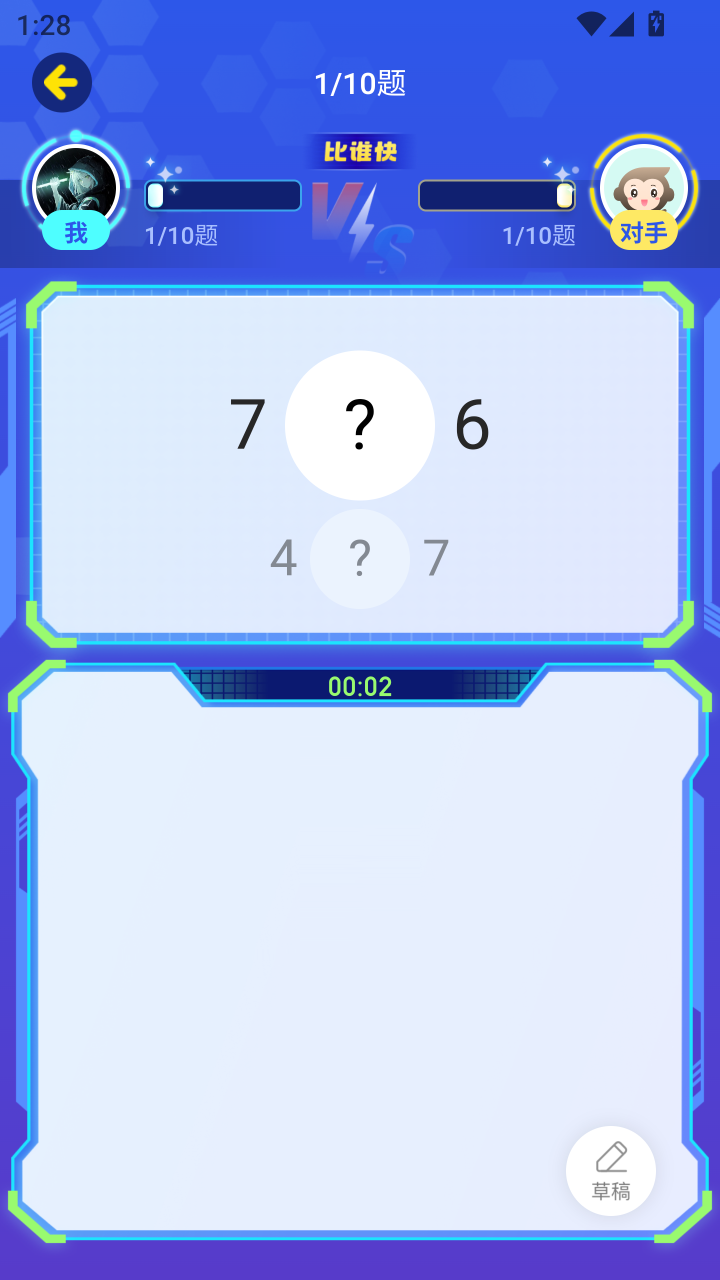
//> input picture 1.Source/test/shoot2.png, 1440 x 2560 px, given in place of ScreenCatch.png, which was not available (shown at 1/2 size)
$ ./main   (built with g++ and OpenCV 4)
//> lines starting //> are read from the running program, lines starting //| are printed output that depends on the picture; after the words box and inside, x2 and y2 are one past the last pixel; in counts of white or black regions, pixels touching at a corner belong together; pictures that were not available may be replaced by others from this repository, and a replacement may not be noted
//> (in GetProgramDir, `GetModuleFileName(NULL, exeFullPath, MAX_PATH);` was passed over: GetModuleFileName is not available in this run)
//> (in GetProgramDir, `wcstombs_s(&convertedChars, CharString, MAX_PATH, exeFullPath, _TRUNCA..` was passed over: _TRUNCATE is not available in this run)
#include <opencv2/opencv.hpp>
#include <iostream>
#include <vector>
#include <algorithm>
#include <windows.h>
#include<direct.h>
#include<io.h>

using namespace std;
using namespace cv;

struct Match {
    cv::Rect rect;
    double score;
    int num;
};

Mat Screenshoot;

std::vector<Match> detect_digits(cv::Mat targetImage)
{

    // 转换目标图像为灰度图像并二值化
    cv::Mat grayTarget;
    cv::cvtColor(targetImage, grayTarget, cv::COLOR_BGR2GRAY);
    cv::threshold(grayTarget, grayTarget, 127, 255, cv::THRESH_BINARY);

    // 模板图像文件名列表
    std::vector<std::string> templateFiles = {
        "0.png", "1.png", "2.png", "3.png", "4.png",
        "5.png", "6.png", "7.png", "8.png", "9.png"
    };

    // 匹配阈值和重叠阈值
    double matchThreshold = 0.8;
    double overlapThreshold = 0.5;

    // 存储所有匹配结果
    std::vector<Match> matches;

    for (int num = 0; num <= 9; ++num) {
        cv::Mat templateImage = cv::imread(std::string("./src/") + templateFiles[num]);
        if (templateImage.empty()) {
            std::cerr << "Can not load Templete!" << templateFiles[num] << std::endl;
            continue;
        }

        // 转换模板图像为灰度图像并二值化
        cv::Mat grayTemplate;
        cv::cvtColor(templateImage, grayTemplate, cv::COLOR_BGR2GRAY);
        cv::threshold(grayTemplate, grayTemplate, 127, 255, cv::THRESH_BINARY);

        // 模板匹配
        cv::Mat result;
        cv::matchTemplate(grayTarget, grayTemplate, result, cv::TM_CCOEFF_NORMED);

        // 查找所有匹配值大于阈值的区域
        for (int y = 0; y < result.rows; ++y) {
            for (int x = 0; x < result.cols; ++x) {
                double score = result.at<float>(y, x);
                if (score >= matchThreshold) {
                    cv::Rect matchRect(x, y, templateImage.cols, templateImage.rows);
                    matches.push_back({ matchRect, score, num });
                }
            }
        }
    }

    // 对匹配结果进行非极大值抑制
    std::vector<Match> finalMatches;
    std::vector<bool> suppressed(matches.size(), false);

    for (size_t i = 0; i < matches.size(); ++i) {
        if (suppressed[i]) continue;
        finalMatches.push_back(matches[i]);

        for (size_t j = i + 1; j < matches.size(); ++j) {
            if (suppressed[j]) continue;

            double intersectionArea = (matches[i].rect & matches[j].rect).area();
            double unionArea = matches[i].rect.area() + matches[j].rect.area() - intersectionArea;
            double iou = intersectionArea / unionArea;

            if (iou > overlapThreshold) {
                suppressed[j] = true;
            }
        }
    }

    // 按照横向坐标（x 坐标）排序
    std::sort(finalMatches.begin(), finalMatches.end(), [](const Match& a, const Match& b) {
        return a.rect.x < b.rect.x;
        });

    // 绘制结果并输出
    for (const auto& match : finalMatches) {
        cv::rectangle(targetImage, match.rect, cv::Scalar(0, 255, 0), 2);
        std::string label = "Digit " + std::to_string(match.num);
        cv::putText(targetImage, label, match.rect.tl(), cv::FONT_HERSHEY_SIMPLEX, 0.6, cv::Scalar(0, 255, 0), 2);
        std::cout << "Number: " << match.num << " Position: (" << match.rect.x << ", " << match.rect.y << ")\n";
    }

    cv::imshow("Detected Numbers Sorted", targetImage);

    return finalMatches;
}

int merge_vector(std::vector<int> v)
{
    int num = 0;
    for (int i = 0; i < v.size(); i++)
    {
        num += v[i] * pow(10, v.size() - 1 - i);
    }
    return num;
}

int compare_match(std::vector<Match> result)
{
    static int pre_num1;
    static int pre_num2;
    int repeat_flag = 0;

    std::vector<int> num1,num2;
    for (const auto& match : result) {
        if (match.rect.x < 200)
            num1.push_back(match.num);
        else
            num2.push_back(match.num);
    }
    int result1 = merge_vector(num1);
    int result2 = merge_vector(num2);

    std::cout << "Numbe merge1: " << result1 << std::endl;
    std::cout << "Numbe merge2: " << result2 << std::endl;

    if (result1 == pre_num1 && result2 == pre_num2)
        repeat_flag = 1;

    pre_num1 = result1;
    pre_num2 = result2;

    if (repeat_flag == 1)
    {
        repeat_flag = 0;
        return 0;
    }

    if (result1 > result2)
        return 1;
    else if (result1 < result2)
        return -1;
    else
        return 0;
}

void refreshSrcImage(string Path) {
//> called with Path = ""
    system("adb -s 127.0.0.1:7555 shell screencap -p /sdcard/ScreenCatch.png");

    string file_path = Path;
    file_path.append("\\adb\\temp");
    if (_access(file_path.c_str(), 0) == -1)//返回值为-1，表示不存在
    {
        cout << "Path target is created at " << file_path << endl;
        system(string("md ").append(file_path).c_str());
    }

    string msg = "adb -s 127.0.0.1:7555 pull /sdcard/ScreenCatch.png ";
    msg.append(Path);
    msg.append("\\adb\\temp");
    system(msg.c_str());

    string real_path = Path;
    real_path.append("\\adb\\temp\\ScreenCatch.png");
    Screenshoot = imread(real_path.c_str());
//> Screenshoot is the input picture: 2560 rows x 1440 cols, CV_8UC3; mean B, G, R 237.9, 185.1, 166.1

    resize(Screenshoot, Screenshoot, Size(786, 1398));
//> Screenshoot: 1398 rows x 786 cols, CV_8UC3
}

std::string GetProgramDir()
{
    wchar_t exeFullPath[MAX_PATH]; // Full path
    std::string strPath = "";

    GetModuleFileName(NULL, exeFullPath, MAX_PATH);
    char CharString[MAX_PATH];
    size_t convertedChars = 0;
    wcstombs_s(&convertedChars, CharString, MAX_PATH, exeFullPath, _TRUNCATE);

    strPath = (std::string)CharString;    // Get full path of the file

    int pos = strPath.find_last_of('\\', strPath.length());
    return strPath.substr(0, pos);  // Return the directory without the file name
}

int process(void)
{
    // [5 lines of commented-out code are left out]
    cv::Mat srcImage = Screenshoot;

    cv::resize(srcImage, srcImage, cv::Size(786, 1398));

    cv::Rect roiRect(200, 360, 400, 200);

    // 检查 ROI 是否超出图像边界
    if (roiRect.x >= srcImage.cols || roiRect.y >= srcImage.rows ||
        roiRect.x + roiRect.width > srcImage.cols || roiRect.y + roiRect.height > srcImage.rows) {
        std::cerr << "ROI Flow Out！" << std::endl;
        return -1;
    }

    // 在原图上绘制 ROI 矩形
    cv::rectangle(srcImage, roiRect, cv::Scalar(0, 255, 0), 2);
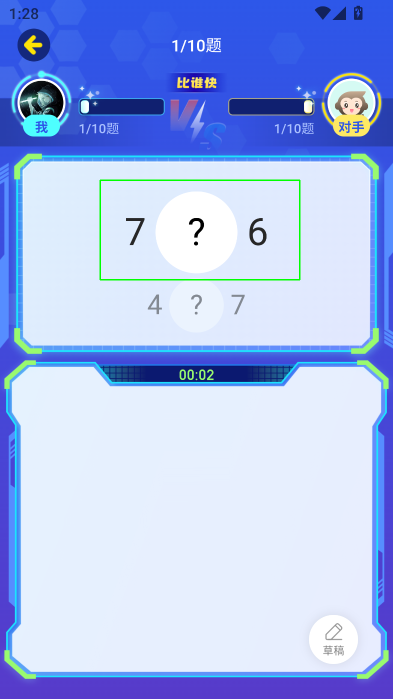
//> srcImage: 1398 rows x 786 cols, CV_8UC3 (shown at 1/2 size); mean B, G, R 237, 185.1, 165.3
    cv::Mat roiImage = srcImage(roiRect);
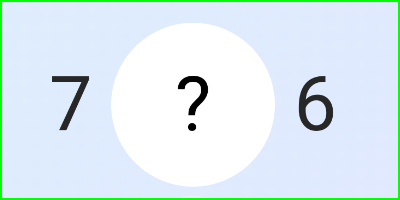
//> roiImage: 200 rows x 400 cols, CV_8UC3; mean B, G, R 241.3, 236.1, 220.4

    // 显示结果图像
    //cv::imshow("ScreenShot", srcImage);

    std::vector<Match> result = detect_digits(roiImage);
//> in detect_digits, `cv::cvtColor(targetImage, grayTarget, cv::COLOR_BGR2GRAY);`:
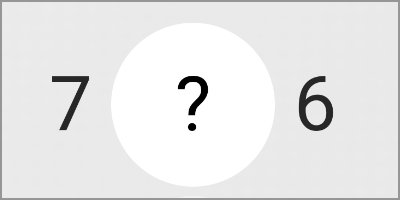
//> grayTarget: 200 rows x 400 cols, CV_8UC1; min 0, max 255, mean 232
//> in detect_digits, `cv::threshold(grayTarget, grayTarget, 127, 255, cv::THRESH_BINARY);`:
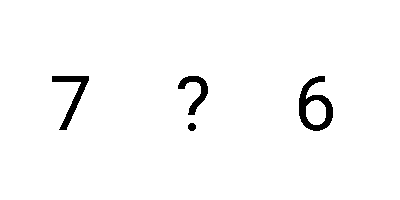
//> grayTarget: 200 rows x 400 cols, CV_8UC1; 97.7% white; 4 black regions, box (x1, y1, x2, y2) and area: (299, 76, 333, 131) 794, (52, 76, 89, 130) 548, (178, 76, 208, 115) 421, (188, 123, 196, 131) 52
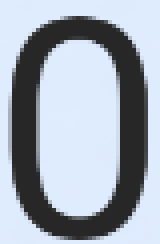
//> input picture 1.Source/src/0.png, 40 x 61 px (shown 4 times larger)
//> in detect_digits, templateImage is the input picture: 61 rows x 40 cols, CV_8UC3; mean B, G, R 179.4, 168.2, 159.6
//> in detect_digits, `cv::threshold(grayTemplate, grayTemplate, 127, 255, cv::THRESH_BINARY);`:
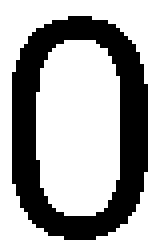
//> grayTemplate: 61 rows x 40 cols, CV_8UC1 (shown 4 times larger); 66.1% white; 1 black region, box (x1, y1, x2, y2) and area: (3, 4, 37, 60) 828
//> in detect_digits, `cv::matchTemplate(grayTarget, grayTemplate, result, cv::TM_CCOEFF_NORM..`:
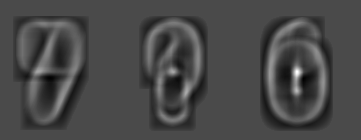
//> result: 140 rows x 361 cols, CV_32FC1; min -0.234, max 0.572, mean -0.00392; drawn with min black and max white
//> after the loop in detect_digits, `for (int y = 0; y < result.rows; ++y)`: matches = 0 items

    int cmp = compare_match(result);

    std::cout << "Result: " << cmp << std::endl;

    return cmp;
}

void action_bigger(void)
{
    char buffer[100];
    sprintf_s(buffer, "adb shell input swipe %d %d %d %d 1", 664, 773, 802, 844);
    system(buffer);
    sprintf_s(buffer, "adb shell input swipe %d %d %d %d 1", 802, 844, 696, 942);
    system(buffer);

    std::cout << "Excute action: Write bigger." << std::endl;
}

void action_smaller(void)
{
    char buffer[100];
    sprintf_s(buffer, "adb shell input swipe %d %d %d %d 1", 805, 768, 652, 835);
    system(buffer);
    sprintf_s(buffer, "adb shell input swipe %d %d %d %d 1", 652, 835, 781, 938);
    system(buffer);

    std::cout << "Excute action: Write smaller." << std::endl;
}

void action(int cmp)
{
    if (cmp == 1)
        action_bigger();
    if (cmp == -1)
        action_smaller();
}

int main() {

    string Path = GetProgramDir();
    system("adb connect 127.0.0.1:7555");

    while (true)
    {
        refreshSrcImage(Path);

        int cmp = process();

        action(cmp);

        char c = waitKey(1);
//> the Esc key is pressed
        if (c == 27)
        {
            break;
        }
    }

    return 0;
}
